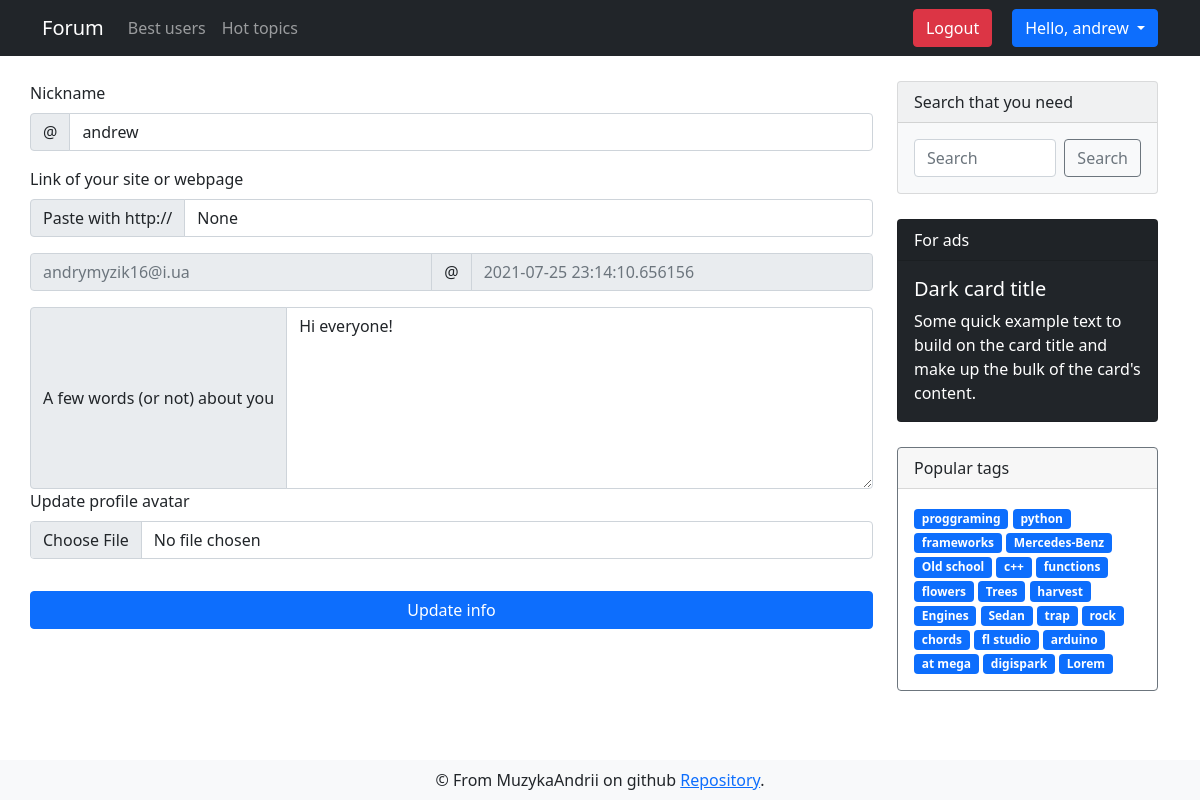
The page /user/settings (signed in) on the database its author committed.
### app/models.py (models this page shows, shortened)
class DbMixin(object):
    def save(self):
        db.session.add(self)
        db.session.commit()

class User(UserMixin, DbMixin, db.Model):
    id = db.Column(db.Integer, primary_key = True, autoincrement=True)
    nickname = db.Column(db.String(30), unique=True, nullable=False)
    email = db.Column(db.String(120), unique=True, nullable=False)
    email_confirmed = db.Column(db.Boolean, default=False)
    password = db.Column(db.String(70), nullable=False)
    about = db.Column(db.Text, default='Hi everyone!')
    website = db.Column(db.String(120))
    register_date = db.Column(db.DateTime, default=dt.utcnow)
    last_seen = db.Column(db.DateTime, default=dt.utcnow)
    is_banned = db.Column(db.Boolean, default=False)
    ban_reason = db.Column(db.String(255))
    created_discussions = db.relationship('Discussion', backref='creator', lazy='dynamic')
    created_comments = db.relationship('Comment', backref='creator', lazy='dynamic')
    avatars = db.relationship('Image', backref='owner', lazy='dynamic')
    edit_requests = db.relationship('Edit_request', backref='editor', lazy='dynamic')
    roles = db.relationship('Role', secondary=users_roles, backref=db.backref('users', lazy='select'))
    def update_last_seen(self):
        self.last_seen = dt.now()
        self.save()
    def has_role(self, role):
        for r in self.roles:
            if r.name == role:
                return True
        return False

class Tag(DbMixin, db.Model):
    id = db.Column(db.Integer, primary_key = True, autoincrement=True)
    name = db.Column(db.String(50), unique=True, nullable=False)
    slug = db.Column(db.String(100), unique=True, nullable=False)
    section_id = db.Column(db.Integer, db.ForeignKey('section.id'), nullable=False)

### app/views.py (the view)
@app.route('/user/settings', methods=['GET'])
@login_required
def user_settings():
    form, email, last_seen = prepare_user_settings_form(current_user)
    return render_template('user/user_settings.html', tags=get_tags(), form=form, email=email, last_seen=last_seen)

### app/forms.py
class UpdateAccountForm(FlaskForm):
    nickname = StringField('Nickname', validators=[DataRequired(message='This area is required'), Length(min=3, max=30, message='Nickname must be bigger than 3 and less than 30 characers')])
    about = TextAreaField('A few words (or not) about you', validators=[DataRequired(message='This area is required'), Length(min=3, max=1000, message='About section must be less than 1000 characters and bigger than 3')])
    website = StringField('Link of your site or webpage')
    image = FileField('Update profile avatar', validators=[FileAllowed(['jpg', 'png'])])
    submit = SubmitField('Update info')

### app/controllers/user_controller.py (called while the page is built)
def prepare_user_settings_form(user: User) -> (FlaskForm, str, datetime):
    form = UpdateAccountForm()
    form.nickname.data = user.nickname
    form.website.data = user.website
    form.about.data = user.about
    email = user.email
    last_seen = user.last_seen
    return form, email, last_seen

### app/models.py (called while the page is built)
@login.user_loader
def user_loader(user_id):
    return User.query.get(int(user_id))

### app/views.py (called while the page is built)
@app.before_request
def update_last_seen():
    if current_user.is_authenticated:
        current_user.update_last_seen()

@cache.cached(timeout=60)
def is_current_user_banned():
    is_banned, reason = current_user.query.with_entities(User.is_banned, User.ban_reason).first()
    if is_banned:
        return reason
    else:
        return False

@app.before_request
def check_banned():
    if not current_user.is_authenticated:
        return
    result = is_current_user_banned()
    if result:
        logout_user()
        return render_template('alerts/banned.html', reason=result)

@cache.cached(timeout=600, key_prefix='tags')
def get_tags():
    return Tag.query.with_entities(Tag.slug, Tag.name).limit(25).all()

### app/templates/user/user_settings.html (shortened to what this page needs)
{% extends "layouts/base.html" %}
{% block content %}
<div class="container">
    <div class="row">
        <form enctype="multipart/form-data" method="POST" action="{{ url_for('update_user') }}" style="margin-top: 25px;"
            class="col-md-9 list-group list-group-numbered">
            {% from 'layouts/_render_form_errors.html' import render_form_errors %}
            <label for="site" class="form-label">{{ form.nickname.label }}</label>
            <div class="input-group mb-3">
                <span class="input-group-text" id="basic-addon1">@</span>
                <input name="{{ form.nickname.name }}" value='{{ form.nickname.data }}' id='site' type="text"
                    class="form-control" placeholder="Username" aria-label="Username" aria-describedby="basic-addon1">
            </div>
            <label for="basic-url" class="form-label">{{ form.website.label }}</label>
            <div class="input-group mb-3">
                <span class="input-group-text" id="basic-addon3">Paste with http://</span>
                <input name="{{ form.website.name }}" value="{{ form.website.data }}" type="text" class="form-control"
                    id="basic-url" aria-describedby="basic-addon3">
            </div>
            <div class="input-group mb-3">
                <input disabled type="text" class="form-control" placeholder="{{ email }}" aria-label="Username">
                <span class="input-group-text">@</span>
                <input disabled type="text" class="form-control" placeholder="{{ last_seen }}" aria-label="Server">
            </div>
            <div class="input-group">
                <span class="input-group-text">{{ form.about.label }}</span>
                <textarea name="{{ form.about.name }}" rows='7' class="form-control" value="{{ form.about.data }}"
                    aria-label="With textarea">{{ form.about.data }}</textarea>
            </div>
            <div class="mb-3">
                <label for="formFile" class="form-label">{{ form.image.label }}</label>
                {{ form.image(class="form-control") }}
            </div>
            {{ form.submit(class="btn btn-primary input-group mt-3") }}
        </form>
        {% include 'layouts/sidebar.html' %}
    </div>
</div>
{% endblock %}

### app/templates/layouts/base.html (shortened to what this page needs)
<!doctype html>
<html>
<head>
  {% block head %}
  <link href="https://cdn.jsdelivr.net/npm/bootstrap@5.0.0/dist/css/bootstrap.min.css" rel="stylesheet"
>
  <link rel="stylesheet" type="text/css" href="{{ url_for('static',filename='css/style.css') }}">
  {% endblock %}
</head>
<body>
  <nav class="navbar navbar-expand-lg navbar-dark bg-dark">
    <div class="container">
      <a class="navbar-brand" href="{{ url_for('index') }}">Forum</a>
      <div class="collapse navbar-collapse" id="navbarSupportedContent">
        <ul class="navbar-nav me-auto mb-2 mb-lg-0">
          <li class="nav-item">
            <a class="nav-link" aria-current="page" href="{{url_for('list_users')}}">Best users</a>
          </li>
          <li class="nav-item">
            <a class="nav-link" href="{{ url_for('hot_topics') }}">Hot topics</a>
          </li>
        </ul>
        <form class="d-flex">
          {% if current_user.is_anonymous %}
          <a href="{{ url_for('auth.register') }}" type="button" class="btn login-btn btn-secondary">Register</a>
          <a href="{{ url_for('auth.login') }}" type="button" class="btn btn-secondary">Log in</a>
          {% else %}
          <a style="margin-right: 20px;" href="{{ url_for('auth.logout') }}" type="button"
            class="btn btn-danger">Logout</a>
          <div class="dropdown">
            <button class="btn btn-primary dropdown-toggle" type="button" id="dropdownMenuButton1" data-bs-toggle="dropdown" aria-expanded="false">
              Hello, {{ current_user.nickname }}
            </button>
          </div>
          {% endif %}
        </form>
      </div>
    </div>
  </nav>
  {% block content %}
  {% endblock %}
  {% block footer %}
  <footer class="navbar fixed-bottom navbar-light bg-light">
    <div class="container" style="justify-content: space-around;">
      <div class="footer-content">
        &copy; From MuzykaAndrii on github
        <a href="https://github.com/MuzykaAndrii/modern-flask-forum">Repository</a>.</div>
    </div>
  </footer>
  {% endblock %}
</body>
</html>

### app/templates/layouts/sidebar.html
<div class="sidebar col-md-3">
    <div class="card text-dark bg-light mb-3" style="max-width: 18rem;">
        <div class="card-header">Search that you need</div>
        <form method="GET" action="{{ url_for('search') }}" class="card-body d-flex">
            <input name="search_query" value="{{ request.args.get('search_query', '') }}" class="form-control me-2" type="text" placeholder="Search" aria-label="Search">
            <button class="btn btn-outline-secondary" type="submit">Search</button>
        </form>
    </div>
    <div class="card text-white bg-dark mb-3" style="max-width: 18rem;">
        <div class="card-header">For ads</div>
        <div class="card-body">
            <h5 class="card-title">Dark card title</h5>
            <p class="card-text">Some quick example text to build on the card title and make up the bulk of the
                card's content.</p>
        </div>
    </div>
    <div class="card border-secondary mb-3" style="max-width: 18rem;">
        <div class="card-header">Popular tags</div>
        <div class="card-body text-secondary">
            {% for tag in tags %}
            <a href="{{ url_for('tags_discussions', tag_slug=tag[0]) }}" class="tag badge bg-primary">{{ tag[1] }}</a>
            {% endfor %}
        </div>
    </div>
</div>

### app/static/css/style.css (style rules this page uses)
.card { margin: 25px 0; }
.tag { text-decoration: none; }

### rows shown on the page
User: nickname "andrew", email "andrymyzik16@i.ua", last_seen "2021-07-25 23:14:10.656156", about "Hi everyone!"
Tag: name "proggraming"
Tag: name "python"
Tag: name "frameworks"
Tag: name "Mercedes-Benz"
Tag: name "Old school"
Tag: name "c++"
Tag: name "functions"
Tag: name "flowers"
Tag: name "Trees"
Tag: name "harvest"
Tag: name "Engines"
Tag: name "Sedan"
Tag: name "trap"
Tag: name "rock"
Tag: name "chords"
Tag: name "fl studio"
Tag: name "arduino"
Tag: name "at mega"
Tag: name "digispark"
Tag: name "Lorem"
